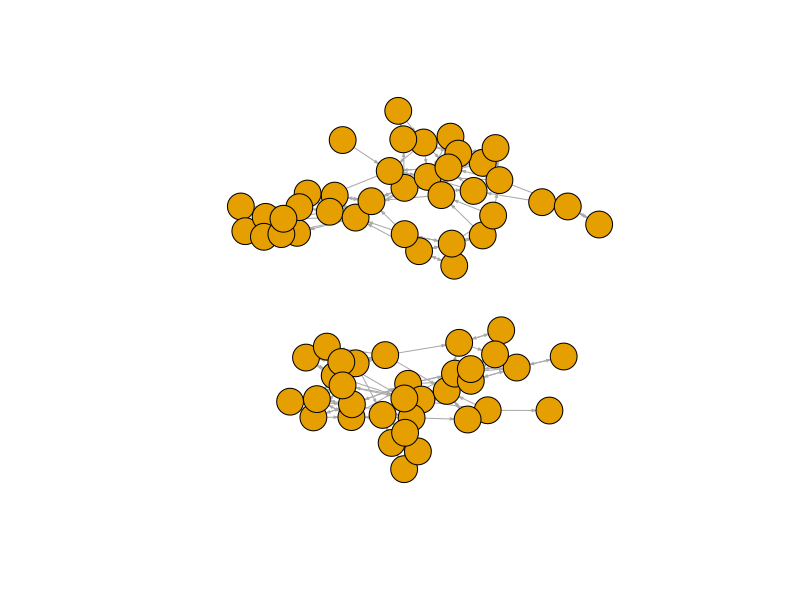
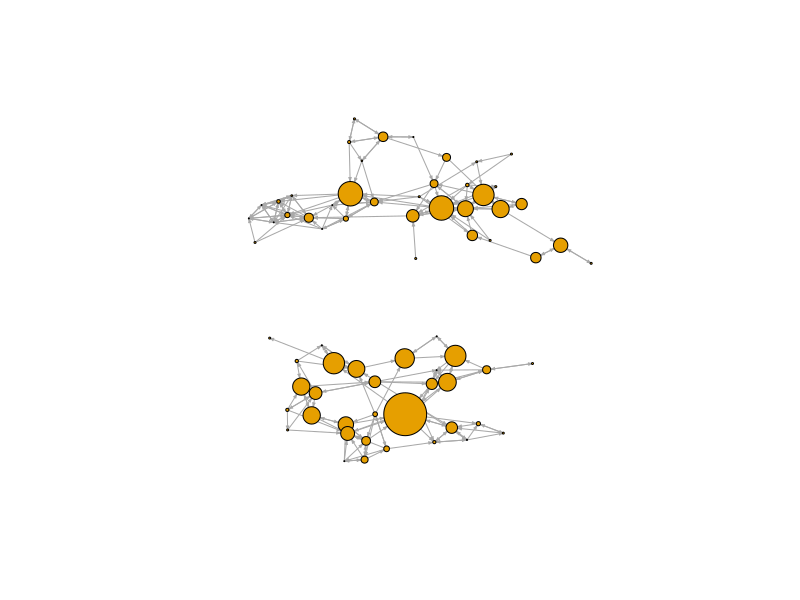
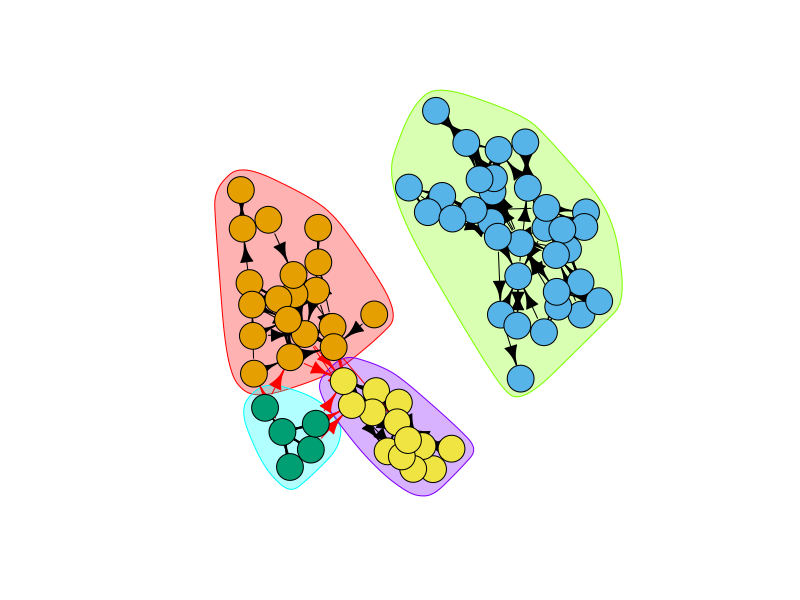

Generate these figures, in order, with R:
## ---- chunk 1
knitr::opts_chunk$set(echo = TRUE)
## ---- chunk 2
library(sna)
data(coleman)
## ---- chunk 3
library(igraph)
frMat<-graph_from_adjacency_matrix(coleman[1,,], mode="directed",diag=FALSE )
frMat <- igraph::delete.vertices(frMat , which(igraph::degree(frMat)==0))
V(frMat)$label<-NA
plot(frMat, edge.arrow.size=.2)
## ---- chunk 4
#Type code below:
bDeg<-igraph::betweenness(frMat)
plot(frMat, vertex.size=.1*bDeg, edge.arrow.size=.2)

## ---- chunk 5
#Type code below:
ceb<-cluster_edge_betweenness(frMat)
plot(ceb, frMat)
